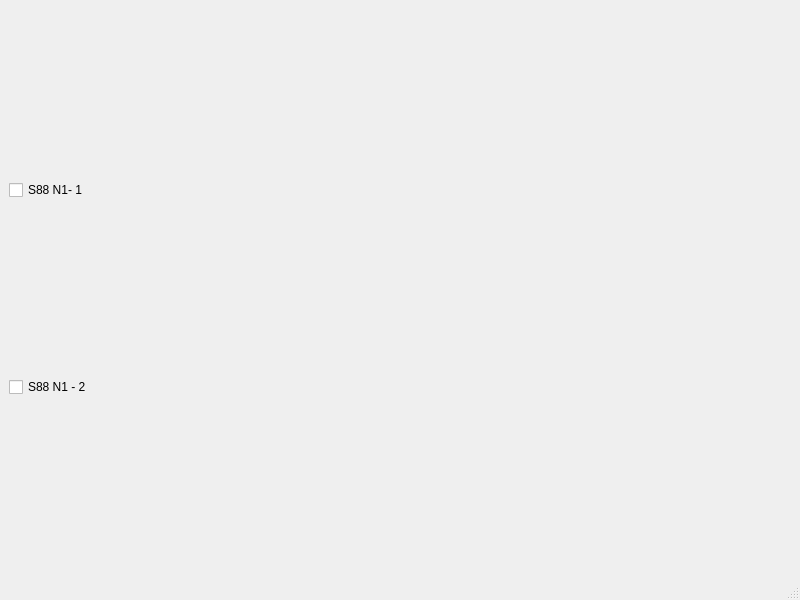
<?xml version="1.0" encoding="UTF-8"?>
<ui version="4.0">
 <class>MainWindow</class>
 <widget class="QMainWindow" name="MainWindow">
  <property name="geometry">
   <rect>
    <x>0</x>
    <y>0</y>
    <width>800</width>
    <height>600</height>
   </rect>
  </property>
  <property name="windowTitle">
   <string>MainWindow</string>
  </property>
  <widget class="QWidget" name="centralwidget">
   <layout class="QVBoxLayout" name="verticalLayout">
    <item>
     <widget class="QCheckBox" name="s88_first">
      <property name="text">
       <string>S88 N1- 1</string>
      </property>
     </widget>
    </item>
    <item>
     <widget class="QCheckBox" name="s88_second">
      <property name="text">
       <string>S88 N1 - 2</string>
      </property>
     </widget>
    </item>
   </layout>
  </widget>
  <widget class="QMenuBar" name="menubar">
   <property name="geometry">
    <rect>
     <x>0</x>
     <y>0</y>
     <width>800</width>
     <height>25</height>
    </rect>
   </property>
  </widget>
  <widget class="QStatusBar" name="statusbar"/>
 </widget>
 <resources/>
 <connections/>
</ui>
